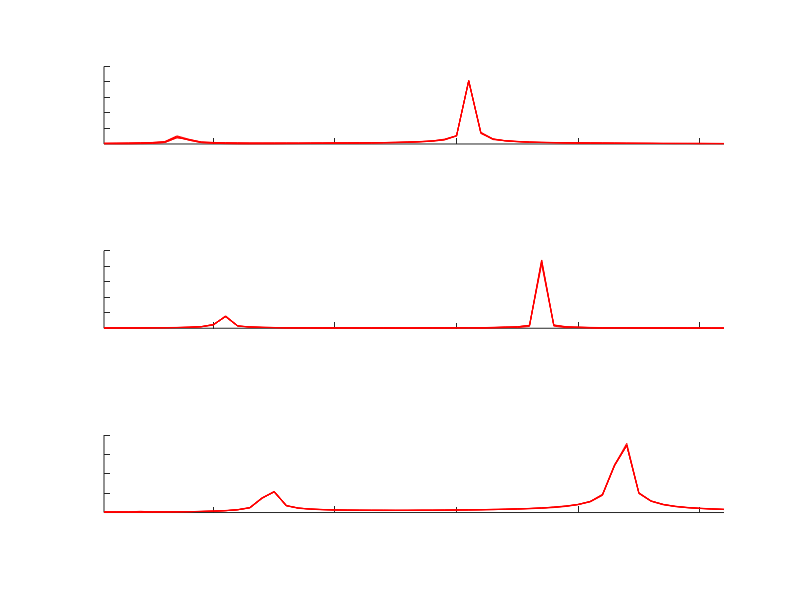
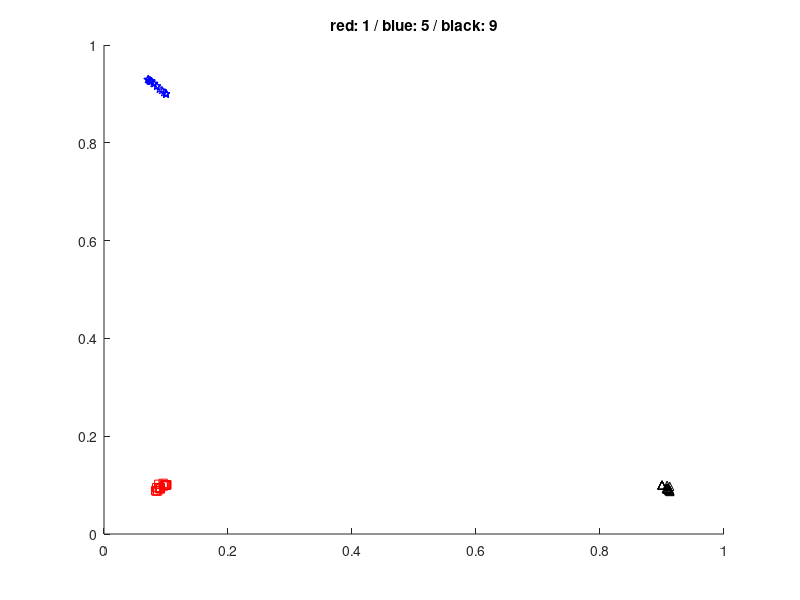

The MATLAB source for these figures, in order:
% Learn to classify three dial tones (1, 5, and 9) using three neurons,
% sigmoid activation and least squares fitting
%
% Samuli Siltanen February 2021
clear all;
close all;

% Graphical parameters
fsize = 16;
msize = 20;
msize2 = 10;

% Load data that was prepared in the routine DialSoundFFT_dataprepareC.m
load data/tensounds_matrices s1mat  s5mat  s9mat  sf N K

% Build a matrix containing samples of training data as columns: digit 1, digit 5 and digit 9 in this order
Ntrain = 5; % How many samples of each dial tone to use
X = [s1mat(:,1:Ntrain),s5mat(:,1:Ntrain),s9mat(:,1:Ntrain)];

% Build a big matrix containing samples of all the data as columns: digit 1, digit 5 and digit 9 in this order
Xall = [s1mat,s5mat,s9mat];


%% Preprocess data for learning by calculating FFTs 

% Fast Fourier transform applied to columns, with appropriate fftshift
% placing zero frequency to the middle of the vector
FX = fftshift(fft(X),1);
FXall = fftshift(fft(Xall),1);

% Crop the FFTs to the part where the information is. This is a kind of
% dimension reduction. Due to symmetry with respect to the middle of the
% vector, we only take elements from the second half of the vector. 
ind1 = round(.513*size(FX,1));
ind2 = round(.538*size(FX,1));
FX = FX(ind1:ind2,:);
FXall = FXall(ind1:ind2,:);

% Take absolute value of the complex-valued FFTs
FX = abs(FX);
len = size(FX,1);
FXall = abs(FXall);

% Look at the FFTs. Note the seven spike locations at the frequencies used
% in the dial tone system (see https://onlinetonegenerator.com/dtmf.html)
figure(1)
clf
for iii = 1:3
    subplot(3,1,iii)
    plot(FX(:,(iii-1)*Ntrain+[1:Ntrain]),'r')
    xlim([1 len])
    set(gca,'xticklabel',{})
    set(gca,'yticklabel',{})
    box off
    pbaspect([8 1 1])
end

%% Learning by least squares

% Determine length of data vector and number of Training sample
L = size(FX,1);
N = size(FX,2);

% We consider a very simple neural network with only two neurons in one 
% layer. This is the equation of this layer
%
% S(Ax+b) = y
% 
% where S(v) = 1/(1+exp(-v)) is the sigmoid activation function computed element-wise
% A is 2xL weight matrix
% x is Lx1 input vector (FFT of the input signals)
% b is 2x1 bias vector
% y is 2x1 output vector

% We wish to have the following output:
% Dial tone 1: output y1 = [ 0   0 ]^T
% Dial tone 5: output y5 = [ 1   0 ]^T
% Dial tone 9: output y9 = [ 0   1 ]^T

% since the sigmoid function S(v): R --> ]0,1[, we will require the outputs
% to be around 0.9 and 0.1, so in practice we will admit

% Dial tone 1: output y1 = [ 0.1   0.1 ]^T
% Dial tone 5: output y5 = [ 0.9   0.1 ]^T
% Dial tone 9: output y9 = [ 0.1   0.9 ]^T
outputHigh=0.9;
outputlow=0.1;

y1= [outputlow*ones(Ntrain,1) outputlow*ones(Ntrain,1)];
y5= [outputHigh*ones(Ntrain,1) outputlow*ones(Ntrain,1)];
y9= [outputlow*ones(Ntrain,1) outputHigh*ones(Ntrain,1)];

% build a single output matrix by stacking the outputs of digit 1, 5, and 9 in this order
Y=[y1;y5;y9];

% We can train this network using Least squares 

%  S(Ax+b)=y    <=>  Ax+b = S^{-1}(y)
% where  S^{-1} is the inverse sigmoid function.

% Least square equation

% |  [ FFT_1^T ]  1  |   |  [     ]  |   |  [  ~y_1  ]  |
% |  [ FFT_2^T ]  1  |   |  [ A^T ]  |   |  [  ~y_2  ]  |
% |       ...        | * |  [     ]  | = |      ...     |
% |       ...        |   |  [     ]  |   |      ...     |
% |  [ FFT_N^T ]  1  |   |  [ b^T ]  |   |  [  ~y_N  ]  |
%
% where  ~y_i = S^{-1}(y_i)
%
%  Lets define the matrices as follows
%    E_{N x (L+1)}   *   P_{ L+1 x 2 } =  Y_tilde{ N x 2 }

% build matrices E and Y_tilde from training set: digit 1, 5, 9 in this order

E=[FX.' ones(N,1)];
Y_tilde= -log(1./Y - 1);  % inverse sigmoid function applied to Y

% solve least Squares using the pseudo inverse
P=pinv(E)*Y_tilde;

% extract A and b from matrix P

A=P(1:end-1,:)';
b=P(end,:)';

%% Check the result visually
figure(2)
clf
hold on

% run the newtowk for all input data  FXall.

for ii=1:size(FXall,2)
    y=A*FXall(:,ii)+b;
    % apply sigmoid activation function S
    y = 1./(1+exp(-y));
    
    % Plot classifications of dial tones: digit 1 (red), digit 5 (black),
    % digit 9 (blue)
    
    if ii<=19
        color='rs';
    elseif ii<=19*2
        color='k^';
    else
        color='bp';
    end
    plot(y(1),y(2),color)
    title('red: 1 / blue: 5 / black: 9')
end









